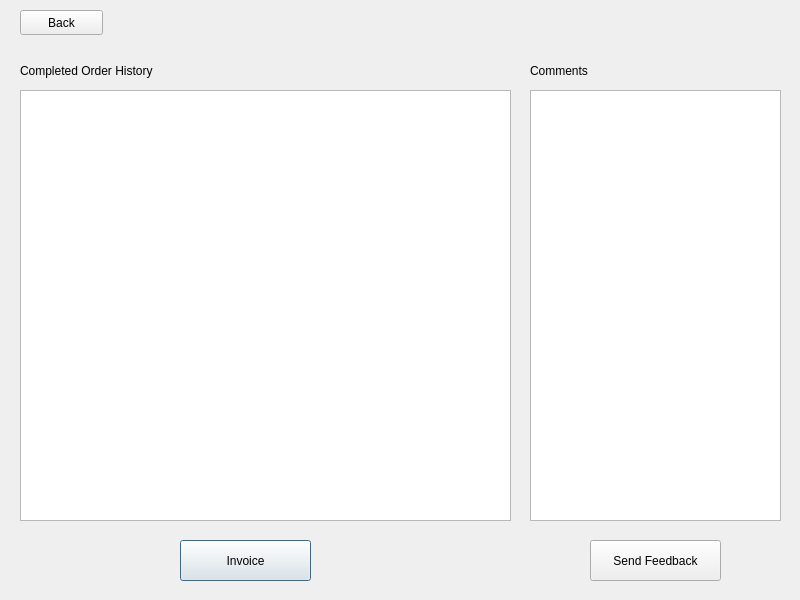
<?xml version="1.0" encoding="UTF-8"?>
<ui version="4.0">
 <class>customercompletedorder</class>
 <widget class="QDialog" name="customercompletedorder">
  <property name="geometry">
   <rect>
    <x>0</x>
    <y>0</y>
    <width>800</width>
    <height>600</height>
   </rect>
  </property>
  <property name="windowTitle">
   <string>Dialog</string>
  </property>
  <widget class="QPushButton" name="invoiceButton">
   <property name="geometry">
    <rect>
     <x>180</x>
     <y>540</y>
     <width>131</width>
     <height>41</height>
    </rect>
   </property>
   <property name="text">
    <string>Invoice</string>
   </property>
  </widget>
  <widget class="QPushButton" name="backButton">
   <property name="geometry">
    <rect>
     <x>20</x>
     <y>10</y>
     <width>83</width>
     <height>25</height>
    </rect>
   </property>
   <property name="text">
    <string>Back</string>
   </property>
  </widget>
  <widget class="QLabel" name="label">
   <property name="geometry">
    <rect>
     <x>20</x>
     <y>50</y>
     <width>211</width>
     <height>41</height>
    </rect>
   </property>
   <property name="text">
    <string>Completed Order History</string>
   </property>
  </widget>
  <widget class="QTableWidget" name="coHistoryTable">
   <property name="geometry">
    <rect>
     <x>20</x>
     <y>90</y>
     <width>491</width>
     <height>431</height>
    </rect>
   </property>
  </widget>
  <widget class="QPushButton" name="sendFeedbackButton">
   <property name="geometry">
    <rect>
     <x>590</x>
     <y>540</y>
     <width>131</width>
     <height>41</height>
    </rect>
   </property>
   <property name="text">
    <string>Send Feedback</string>
   </property>
  </widget>
  <widget class="QTextEdit" name="feedbackEditField">
   <property name="geometry">
    <rect>
     <x>530</x>
     <y>90</y>
     <width>251</width>
     <height>431</height>
    </rect>
   </property>
  </widget>
  <widget class="QLabel" name="label_2">
   <property name="geometry">
    <rect>
     <x>530</x>
     <y>60</y>
     <width>111</width>
     <height>21</height>
    </rect>
   </property>
   <property name="text">
    <string>Comments</string>
   </property>
  </widget>
 </widget>
 <resources/>
 <connections/>
</ui>
